Frame 1 (no input): blank canvas, image omitted
Frame 60 (the mouse pressed at the canvas centre just before this capture): blank canvas, image omitted
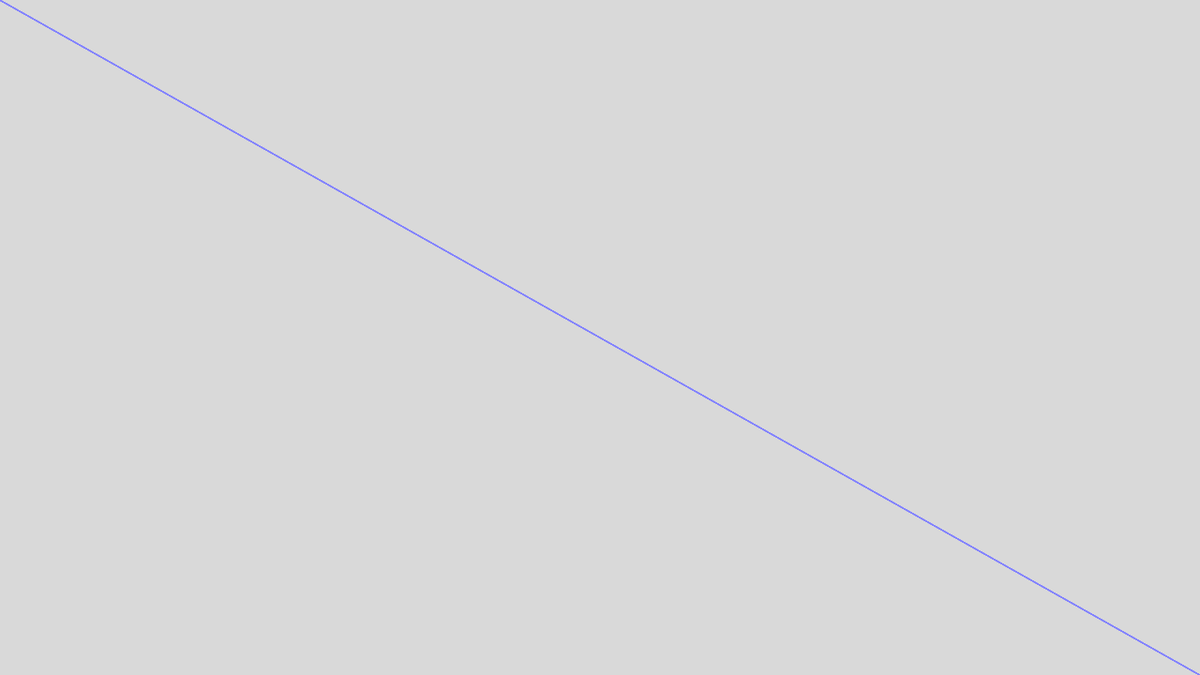
Frame 120 (the mouse held since frame 60 and released just before this capture)

The Processing sketch whose frames 1 and 60 were blank and that drew this single picture after the mouse press (run headless with seeded random() and noise(); from frame 60 on, the mouse is pressed at the canvas centre):

// Processing sketch: diagonal_loom
// ── diagonal_loom.pde
void setup() {
  size(1280, 720);
}

void draw() {
  noStroke();
  fill(220, 10);
  float r = map(mouseX, 0, width, 0, 255);
  float g = map(mouseY, 0, height, 0, 255);
  //float b = map(mouse
  rect(0, 0, width, height);
  //stroke(0, 100);
  stroke(r, g, 255);
  if (!(mouseX == 0 && mouseY == 0)) {
    line(0, 0, mouseX, mouseY);
    line(width, height, mouseX, mouseY);
  }
}
